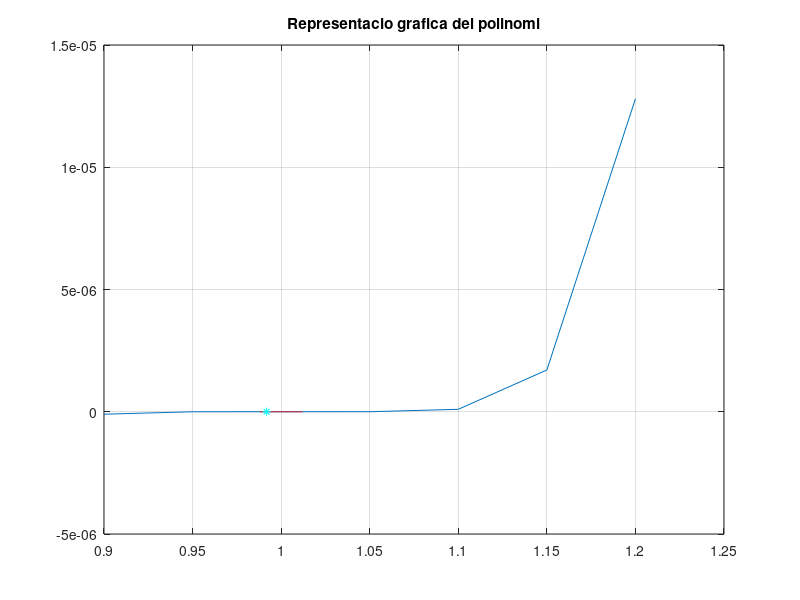

Reproduce this figure in MATLAB.
%% 1.2. ERRORS DE CANCEL?LACIO.
%  Apartat 2

% Grafica
clear all
format long g
f=@(x)x.^7-7.*x.^6+21.*x.^5-35.*x.^4+35.*x.^3-21.*x.^2+7.*x-1
x=0.9:0.05:1.2;
y=0.988:0.00005:1.012;
z=zeros(size(x));
x0=fzero(f,0);


plot(x, f(x),y, f(y), 'red',x0, 0, 'c*'), grid, title('Representacio grafica del polinomi')

% Avaluacio del polinomi
a=0.988:0.00005:1.012;
[a;f(a)]'
